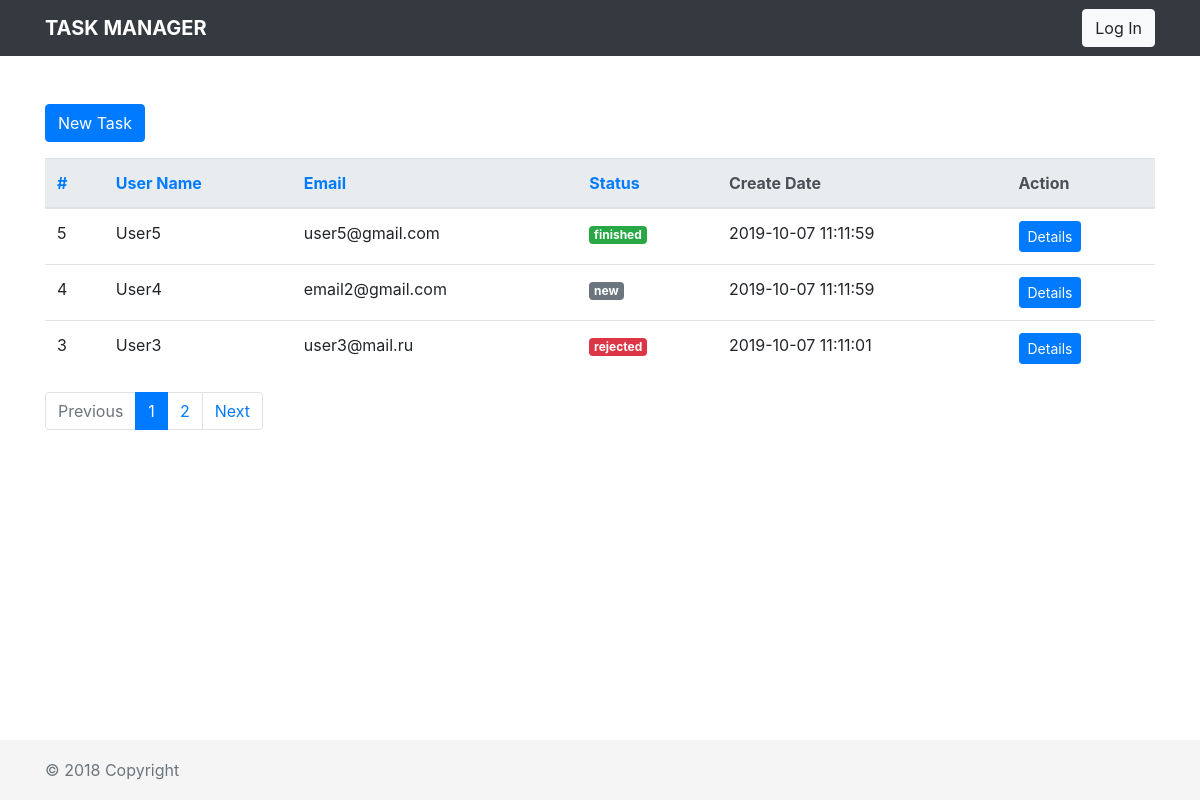
Before: / with the older database file.
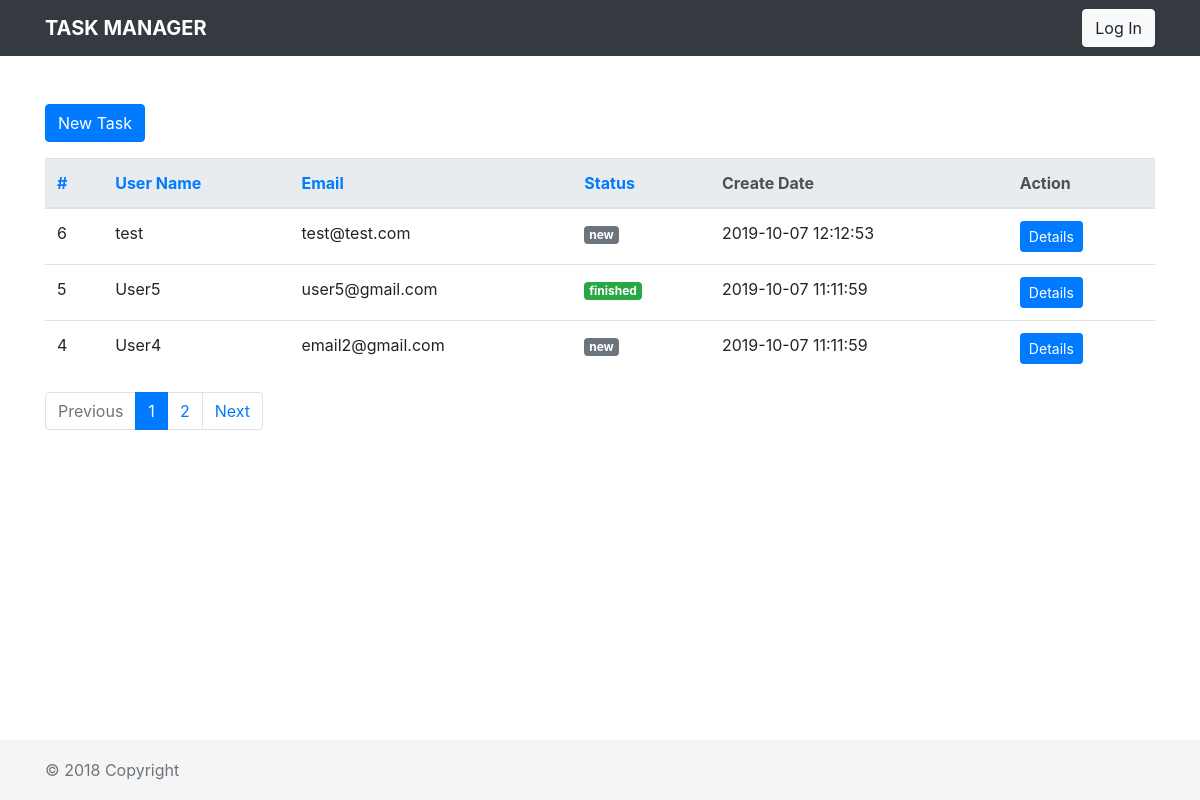
After: the same page with the newer database file.
### tables this page shows
CREATE TABLE `tasks` (
  `id` int(11) UNSIGNED NOT NULL,
  `user_name` varchar(100) NOT NULL,
  `email` varchar(255) NOT NULL,
  `body` text NOT NULL,
  `image_url` varchar(255) DEFAULT NULL,
  `status` enum('new','finished','rejected') NOT NULL,
  `create_date` timestamp NOT NULL DEFAULT current_timestamp(),
  `update_date` datetime DEFAULT NULL
);

### src/Core/Controller.php (called while the page is built, shortened)
<?php
abstract class Controller
{
    protected $_viewSuffix = 'phtml';
    public function renderLayout($body)
    {
        $configuration = \Core\Registry::get('configuration');
        $layoutsPath = $configuration['paths']['layouts'];
        require($layoutsPath . DS . "layout." . $this->_viewSuffix);
        return ob_get_clean();
    }
    public function render($viewName, array $params = [])
    {
        $configuration = \Core\Registry::get('configuration');
        $viewsPath = $configuration['paths']['views'];
        extract($params);
        require($viewsPath . DS . $viewName . "." . $this->_viewSuffix);
        $body = ob_get_clean();
        return $this->renderLayout($body);
    }
    public function request()
    {
        return \Core\Registry::get('request');
    }
}

### src/controllers/IndexController.php (called while the page is built, shortened)
<?php
class IndexController extends \Core\Controller
{
    public function indexAction()
    {
        $page           = filter_var($this->request()->getParam("page", 1), FILTER_VALIDATE_INT, array("options" => array("min_range" => 1)));
        $rowsPerPage    = filter_var($this->request()->getParam("rowsPerPage", 3), FILTER_VALIDATE_INT, array("options" => array("min_range" => 1)));
        $sortField      = filter_var($this->request()->getParam("sortField", "id"), FILTER_SANITIZE_FULL_SPECIAL_CHARS);
        $sortDirection  = filter_var($this->request()->getParam("sortDirection", "DESC"), FILTER_SANITIZE_FULL_SPECIAL_CHARS);
        $tasks = \Task::getInstance()->fetchEntries($page, $rowsPerPage, $sortField, $sortDirection);
        $totalRecords = \Task::getInstance()->fetchTotalRecords();
        $params = array(
            'tasks'         => $tasks,
            'totalPages'    => ceil($totalRecords / $rowsPerPage),
            'page'          => $page,
            'rowsPerPage'   => $rowsPerPage,
            'sortField'     => $sortField,
            'sortDirection' => $sortDirection
        );
        return $this->render('index/index', $params);
    }
}

### src/Core/Router.php (called while the page is built, shortened)
<?php
class Router
{
    public $defaultActionName = "index";
    protected function _parseUrl()
    {
        $url = $_SERVER['REQUEST_URI'];
        $url = $this->removeQueryString($url);
        $arrParts = explode('/', filter_var(trim($url, '/'), FILTER_SANITIZE_URL));
        $controllerName = isset($arrParts[0]) ? $arrParts[0] : null;
        $actionName     = isset($arrParts[1]) ? $arrParts[1] : null;
        return [$controllerName, $actionName];
    }
    public function launch()
    {
        list($controllerName, $actionName) = $this->_parseUrl();
        echo $this->launchAction($controllerName, $actionName);
    }
    public function launchAction($controllerName, $actionName)
    {
        $controller = new $controllerClass;
        $actionName = ($actionName) ? $this->convertToCamelCase($actionName) : $this->defaultActionName;
        $actionName .= 'Action';
        return $controller->$actionName();
    }
    protected function removeQueryString($url)
    {
        return $url;
    }
}

### src/Bootstrap.php (called while the page is built, shortened)
<?php
class Bootstrap
{
    public static function loadClass($className)
    {
        $className = str_replace('\\', DS, $className);
        $filePath = APPLICATION_PATH . DS . 'src' . DS;
        $modelPath = APPLICATION_PATH . DS . 'src' . DS . 'models' . DS;
    }
    public function run()
    {
        $router = Core\Registry::get('router');
        $router->launch();
    }
}

### index.php (called while the page is built, shortened)
<?php
require APPLICATION_PATH . '/src/Bootstrap.php';
$application = new Bootstrap;
$application->init()
            ->run();

### src/Core/Registry.php (called while the page is built, shortened)
<?php
class Registry extends \ArrayObject
{
    private static $_registry = null;
    public static function getInstance()
    {
        if (self::$_registry === null) {
            self::$_registry = new self();
        }
        return self::$_registry;
    }
    public function offsetExists($index)
    {
        return array_key_exists($index, $this);
    }
    public static function get($index)
    {
        $instance = self::getInstance();
        return $instance->offsetGet($index);
    }
}

### src/Core/Model.php (called while the page is built, shortened)
<?php
abstract class Model
{
    protected $_db;
    public function __construct()
    {
        $configuration = \Core\Registry::get('dbAdapters');
        $this->_db = $configuration['taskmanager'];
    }
    protected function fetchAll($query, array $params = [])
    {
        if (empty($params)) {
            $stmt = $this->_db->query($query);
        } else {
            $stmt = $this->_db->prepare($query);
            $stmt->execute($params);
        }
        return $stmt->fetchAll(\PDO::FETCH_ASSOC);
    }
}

### src/models/Task.php (called while the page is built, shortened)
<?php
class Task extends \Core\Model
{
    protected $_name = 'tasks';
    protected static $_objInstance = NULL;
    public static function getInstance() {
        if (is_null(self::$_objInstance)) {
            self::$_objInstance = new self();
        }
        return self::$_objInstance;
    }
    public function fetchEntries($page, $rowsPerPage, $sortField, $sortDirection)
    {
        $page = ($page) ? $page-1 : 0;
        $query = "SELECT SQL_CALC_FOUND_ROWS * FROM {$this->_name}";
        $query .= " ORDER BY {$sortField} {$sortDirection}";
        $offset = $page * $rowsPerPage;
        $query .= " LIMIT {$offset}, {$rowsPerPage}";
        $params = [];
        return $this->fetchAll($query, $params);
    }
}

### src/Core/Request.php (called while the page is built, shortened)
<?php
class Request
{
    public function getParam($key, $default = null)
    {
        $key = (string) $key;
        return $default;
    }
}

### src/Core/Auth.php (called while the page is built, shortened)
<?php
class Auth
{
    public static function isLogged()
    {
        return array_key_exists('user', $_SESSION);
    }
}

### src/views/scripts/index/index.phtml (the view, shortened to what this page needs)
<div class="row">
    <div class="col-md-12">
        <a class="btn btn-primary" href="/task/add" role="button">New Task</a>
    </div>
</div>
<div class="row py-3">
    <?php if ($tasks) {?>
        <?php
            $url = "/?";
            if ($page) $url .= "page={$page}&";
            if ($rowsPerPage) $url .= "rowsPerPage={$rowsPerPage}&";
        ?>
        <div class="col-md-12 table-responsive">
            <table class="table">
                <thead class="thead-light">
                    <tr>
                        <th><a href="<?= $url . "sortField=id&sortDirection=" . (($sortField == 'id') ? ($sortDirection == "ASC" ? "DESC" : "ASC") : "DESC");?>">#</a></th>
                        <th><a href="<?= $url . "sortField=user_name&sortDirection=" . (($sortField == 'user_name') ? ($sortDirection == "ASC" ? "DESC" : "ASC") : "DESC");?>">User Name</a></th>
                        <th><a href="<?= $url . "sortField=email&sortDirection=" . (($sortField == 'email') ? ($sortDirection == "ASC" ? "DESC" : "ASC") : "DESC");?>">Email</a></th>
                        <th><a href="<?= $url . "sortField=status&sortDirection=" . (($sortField == 'status') ? ($sortDirection == "ASC" ? "DESC" : "ASC") : "DESC");?>">Status</a></th>
                        <th>Create Date</th>
                        <th>Action</th>
                    </tr>
                </thead>
                <tbody>
                    <?php foreach($tasks as $task) {?>
                        <tr>
                            <td><?= $task['id'];?></td>
                            <td><?= $task['user_name'];?></td>
                            <td><?= $task['email'];?></td>
                            <td>
                                <?php if ($task['status'] == \Task::STATUS_FINISHED) {
                                    $badge = 'success';
                                } else if ($task['status'] == \Task::STATUS_REJECTED) {
                                    $badge = 'danger';
                                } else {
                                    $badge = 'secondary';
                                }?>
                                <span class="badge badge-<?= $badge;?>"><?= $task['status'];?></span>
                            </td>
                            <td><?= $task['create_date'];?></td>
                            <td>
                                <a class="btn btn-primary btn-sm" href="/task/view/?id=<?= $task['id'];?>" role="button">Details</a>
                            </td>
                        </tr>
                    <?php }?>
                </tbody>
            </table>
        </div>
        <div class="col-md-12">
            <?php require_once(SCRIPTS_PATH . DS . 'parts' . DS . 'pager.phtml');?>
        </div>
    <?php } else {?>
        no results
    <?php }?>
</div>

### src/views/scripts/parts/pager.phtml (shortened to what this page needs)
<?php $previousPage = ($page > 1) ? $page - 1 : 0;?>
<?php $nextPage     = ($page < $totalPages) ? $page + 1 : 0;?>
<?php
    $url = "/?";
    if ($page) $url .= "page=%d&";
    if ($rowsPerPage) $url .= "rowsPerPage={$rowsPerPage}&";
    if ($sortField) $url .= "sortField={$sortField}&";
    if ($sortDirection) $url .= "sortDirection={$sortDirection}";
    $url = trim($url, '&');
?>
<nav aria-label="Page navigation">
    <ul class="pagination">
        <?php if ($previousPage) {?>
            <li class="page-item"><a class="page-link" href="<?= sprintf($url, $previousPage)?>">Previous</a></li>
        <?php } else {?>
            <li class="page-item disabled"><span class="page-link">Previous</span></li>
        <?php }?>
        <?php if ($totalPages < 13) {  ?>
            <?php for ($i = 1; $i <= $totalPages; $i++): ?>
                <?php if ($i == $page) { ?>
                    <li class="page-item active">
                        <span class="page-link"><?php echo $i ?><span class="sr-only">(current)</span></span>
                    </li>
                <?php } else { ?>
                    <li class="page-item">
                        <a class="page-link" href="<?= sprintf($url, $i)?>"><?php echo $i ?></a>
                    </li>
                <?php } ?>
            <?php endfor ?>
        <?php } else if ($page < 9) {  ?>
            <?php for ($i = 1; $i <= 10; $i++) { ?>
                <?php if ($i == $page) { ?>
                    <li class="page-item active">
                        <span class="page-link"><?php echo $i ?><span class="sr-only">(current)</span></span>
                    </li>
                <?php } else { ?>
                    <li class="page-item">
                        <a class="page-link" href="<?= sprintf($url, $i)?>"><?php echo $i ?></a>
                    </li>
                <?php } ?>
            <?php } ?>
            &hellip;
            <li class="page-item"><a class="page-link" href="<?= sprintf($url, $totalPages - 1)?>"><?php echo $totalPages - 1 ?></a></li>
            <li class="page-item"><a class="page-link" href="<?= sprintf($url, $totalPages)?>"><?php echo $totalPages ?></a></li>
        <?php } else if ($page > $totalPages - 8) {  ?>
            <li class="page-item"><a class="page-link" href="<?= sprintf($url, 1)?>">1</a></li>
            <li class="page-item"><a class="page-link" href="<?= sprintf($url, 2)?>">2</a></li>
            &hellip;
            <?php for ($i = $totalPages - 9; $i <= $totalPages; $i++) { ?>
                <?php if ($i == $page) { ?>
                    <li class="page-item active">
                        <span class="page-link"><?php echo $i ?><span class="sr-only">(current)</span></span>
                    </li>
                <?php } else { ?>
                    <li class="page-item">
                        <a class="page-link" href="<?= sprintf($url, $i)?>"><?php echo $i ?></a>
                    </li>
                <?php } ?>
            <?php } ?>
        <?php } ?>
        <?php if ($nextPage) {?>
            <li class="page-item"><a class="page-link" href="<?= sprintf($url, $nextPage)?>">Next</a></li>
        <?php } else {?>
            <li class="page-item disabled"><span class="page-link">Next</span></li>
        <?php }?>
    </ul>
</nav>

### src/views/layouts/layout.phtml (shortened to what this page needs)
<!doctype html>
<html lang="en">
<head>
    <link rel="stylesheet" href="https://stackpath.bootstrapcdn.com/bootstrap/4.1.1/css/bootstrap.min.css">
    <link rel="stylesheet" href="https://cdnjs.cloudflare.com/ajax/libs/font-awesome/4.7.0/css/font-awesome.min.css">
    <link href="/public/css/style.css" rel="stylesheet">
</head>
<body>
    <header>
        <div class="navbar navbar-dark bg-dark box-shadow">
            <div class="container d-flex justify-content-between">
                <a href="/" class="navbar-brand d-flex align-items-center">
                    <strong>TASK MANAGER</strong>
                </a>
                <?php if (\Core\Auth::isLogged()) {?>
                    <a class="btn btn-light" href="/user/logout" role="button">Log Out</a>
                <?php } else {?>
                    <a class="btn btn-light" href="/user/login" role="button">Log In</a>
                <?php }?>
            </div>
        </div>
    </header>
    <main role="main">
        <div class="container py-5">
            <?php echo $body; ?>
        </div>
    </main>
    <footer class="footer">
      <div class="container">
        <span class="text-muted">© 2018 Copyright</span>
      </div>
    </footer>
  </body>
</html>

### public/css/style.css (style rules this page uses)
html { position: relative; min-height: 100%; }
body { margin-bottom: 60px; }
.footer { position: absolute; bottom: 0; width: 100%; height: 60px; line-height: 60px; background-color: #f5f5f5; }

Changed rows visible on the page:
no longer on this page (row unchanged): tasks: id "3", user_name "User3", email "user3@mail.ru", status "rejected", create_date "2019-10-07 11:11:01"
added tasks: id "6", user_name "test", email "test@test.com", status "new", create_date "2019-10-07 12:12:53"
